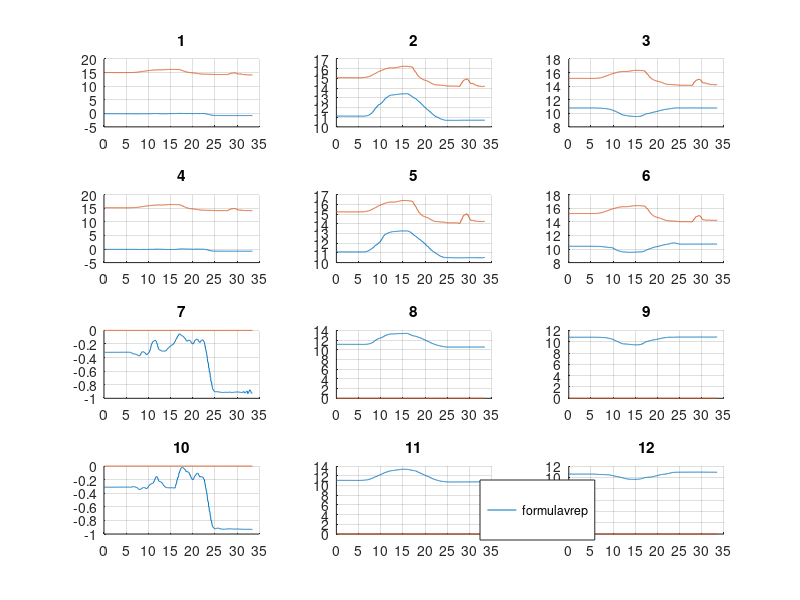
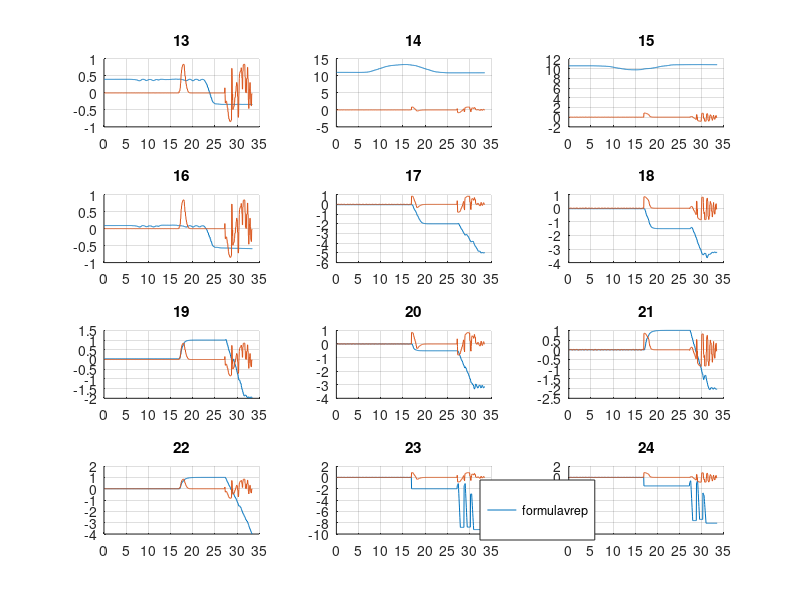
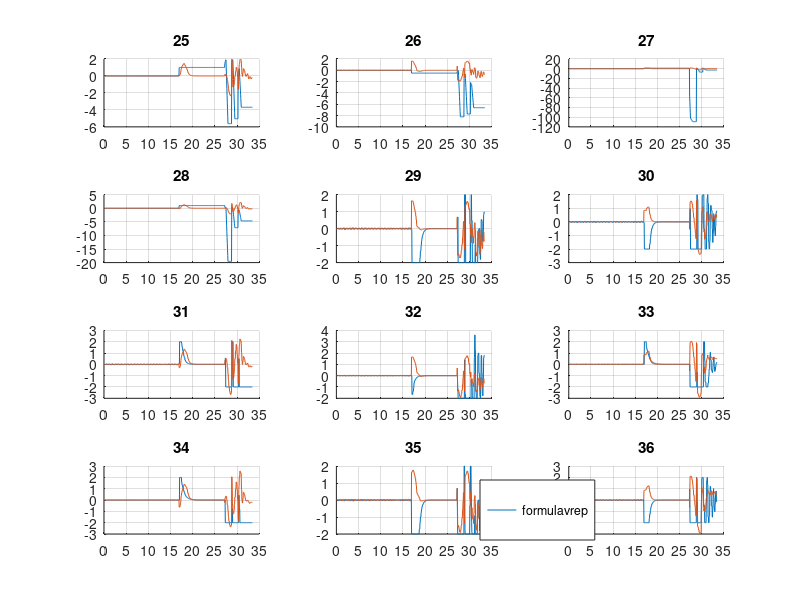
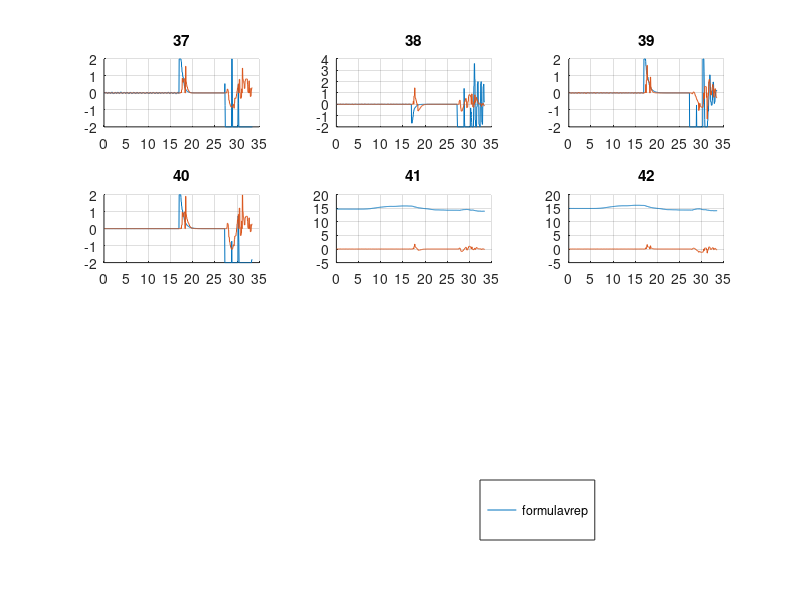

These charts were generated, in order, by the following MATLAB code:
clear all
close all
clc
cd /home/robot/workspaces/ur5_mpc_vrep
low = load('data_low.csv');
s=100;
[m,mm] = size(low);
formula_human = low(s:m,341:382);
vrep_human = low(s:m,383:424);

%% Plot cposes
len = 100;
fig_1 = figure('Name', '1-4')
a=1;
subplot(4,3,a);
grid on;
hold on;
plot(formula_human(:,a));
plot(vrep_human(:,a));
title(int2str(a));
set(gca,'XTick',0:100:100*len);
set(gca,'XTickLabel',0:0.05*100:len*100*0.05);

a=a+1;
subplot(4,3,a);
grid on;
hold on;
plot(formula_human(:,a));
plot(vrep_human(:,a));
title(int2str(a));
set(gca,'XTick',0:100:100*len);
set(gca,'XTickLabel',0:0.05*100:len*100*0.05);
a=a+1;
subplot(4,3,a);
grid on;
hold on;
plot(formula_human(:,a));
plot(vrep_human(:,a));
title(int2str(a));
set(gca,'XTick',0:100:100*len);
set(gca,'XTickLabel',0:0.05*100:len*100*0.05);

% 4
a=a+1;
subplot(4,3,a);
grid on;
hold on;
plot(formula_human(:,a));
plot(vrep_human(:,a));
title(int2str(a));
set(gca,'XTick',0:100:100*len);
set(gca,'XTickLabel',0:0.05*100:len*100*0.05);

a=a+1;
subplot(4,3,a);
grid on;
hold on;
plot(formula_human(:,a));
plot(vrep_human(:,a));
title(int2str(a));
set(gca,'XTick',0:100:100*len);
set(gca,'XTickLabel',0:0.05*100:len*100*0.05);

a=a+1;
subplot(4,3,a);
grid on;
hold on;
plot(formula_human(:,a));
plot(vrep_human(:,a));
title(int2str(a));
set(gca,'XTick',0:100:100*len);
set(gca,'XTickLabel',0:0.05*100:len*100*0.05);

a=a+1;
subplot(4,3,a);
grid on;
hold on;
plot(formula_human(:,a));
plot(vrep_human(:,a));
title(int2str(a));
set(gca,'XTick',0:100:100*len);
set(gca,'XTickLabel',0:0.05*100:len*100*0.05);

a=a+1;
subplot(4,3,a);
grid on;
hold on;
plot(formula_human(:,a));
plot(vrep_human(:,a));
title(int2str(a));
set(gca,'XTick',0:100:100*len);
set(gca,'XTickLabel',0:0.05*100:len*100*0.05);

a=a+1;
subplot(4,3,a);
grid on;
hold on;
plot(formula_human(:,a));
plot(vrep_human(:,a));
title(int2str(a));
set(gca,'XTick',0:100:100*len);
set(gca,'XTickLabel',0:0.05*100:len*100*0.05);

a=a+1;
subplot(4,3,a);
grid on;
hold on;
plot(formula_human(:,a));
plot(vrep_human(:,a));
title(int2str(a));
set(gca,'XTick',0:100:100*len);
set(gca,'XTickLabel',0:0.05*100:len*100*0.05);

a=a+1;
subplot(4,3,a);
grid on;
hold on;
plot(formula_human(:,a));
plot(vrep_human(:,a));
title(int2str(a));
set(gca,'XTick',0:100:100*len);
set(gca,'XTickLabel',0:0.05*100:len*100*0.05);

a=a+1;
subplot(4,3,a);
grid on;
hold on;
l1 = plot(formula_human(:,a));
l2 = plot(vrep_human(:,a));
title(int2str(a));
set(gca,'XTick',0:100:100*len);
set(gca,'XTickLabel',0:0.05*100:len*100*0.05);

hL = legend([l1,l2],["formula", "vrep"]);
newPosition = [0.6 0.1 0.1 0.1];
newUnits = 'normalized';
set(hL,'Position', newPosition,'Units', newUnits);

fig_2 = figure('Name', '5-8');
a=a+1;
sh = a-1;
subplot(4,3,a-sh);
grid on;
hold on;
plot(formula_human(:,a));
plot(vrep_human(:,a));
title(int2str(a));
set(gca,'XTick',0:100:100*len);
set(gca,'XTickLabel',0:0.05*100:len*100*0.05);

a=a+1;
subplot(4,3,a-sh);
grid on;
hold on;
plot(formula_human(:,a));
plot(vrep_human(:,a));
title(int2str(a));
set(gca,'XTick',0:100:100*len);
set(gca,'XTickLabel',0:0.05*100:len*100*0.05);

a=a+1;
subplot(4,3,a-sh);
grid on;
hold on;
plot(formula_human(:,a));
plot(vrep_human(:,a));
title(int2str(a));
set(gca,'XTick',0:100:100*len);
set(gca,'XTickLabel',0:0.05*100:len*100*0.05);

a=a+1;
subplot(4,3,a-sh);
grid on;
hold on;
plot(formula_human(:,a));
plot(vrep_human(:,a));
title(int2str(a));
set(gca,'XTick',0:100:100*len);
set(gca,'XTickLabel',0:0.05*100:len*100*0.05);

a=a+1;
subplot(4,3,a-sh);
grid on;
hold on;
plot(formula_human(:,a));
plot(vrep_human(:,a));
title(int2str(a));
set(gca,'XTick',0:100:100*len);
set(gca,'XTickLabel',0:0.05*100:len*100*0.05);

a=a+1;
subplot(4,3,a-sh);
grid on;
hold on;
plot(formula_human(:,a));
plot(vrep_human(:,a));
title(int2str(a));
set(gca,'XTick',0:100:100*len);
set(gca,'XTickLabel',0:0.05*100:len*100*0.05);

a=a+1;
subplot(4,3,a-sh);
grid on;
hold on;
plot(formula_human(:,a));
plot(vrep_human(:,a));
title(int2str(a));
set(gca,'XTick',0:100:100*len);
set(gca,'XTickLabel',0:0.05*100:len*100*0.05);

a=a+1;
subplot(4,3,a-sh);
grid on;
hold on;
plot(formula_human(:,a));
plot(vrep_human(:,a));
title(int2str(a));
set(gca,'XTick',0:100:100*len);
set(gca,'XTickLabel',0:0.05*100:len*100*0.05);

a=a+1;
subplot(4,3,a-sh);
grid on;
hold on;
plot(formula_human(:,a));
plot(vrep_human(:,a));
title(int2str(a));
set(gca,'XTick',0:100:100*len);
set(gca,'XTickLabel',0:0.05*100:len*100*0.05);

a=a+1;
subplot(4,3,a-sh);
grid on;
hold on;
plot(formula_human(:,a));
plot(vrep_human(:,a));
title(int2str(a));
set(gca,'XTick',0:100:100*len);
set(gca,'XTickLabel',0:0.05*100:len*100*0.05);

a=a+1;
subplot(4,3,a-sh);
grid on;
hold on;
plot(formula_human(:,a));
plot(vrep_human(:,a));
title(int2str(a));
set(gca,'XTick',0:100:100*len);
set(gca,'XTickLabel',0:0.05*100:len*100*0.05);

a=a+1;
subplot(4,3,a-sh);
grid on;
hold on;
l1 = plot(formula_human(:,a));
l2 = plot(vrep_human(:,a));
title(int2str(a));
set(gca,'XTick',0:100:100*len);
set(gca,'XTickLabel',0:0.05*100:len*100*0.05);

hL = legend([l1,l2],["formula", "vrep"]);
newPosition = [0.6 0.1 0.1 0.1];
newUnits = 'normalized';
set(hL,'Position', newPosition,'Units', newUnits);

fig_3 = figure('Name', '25-37');
a=a+1;
sh = a-1;
subplot(4,3,a-sh);
grid on;
hold on;
plot(formula_human(:,a));
plot(vrep_human(:,a));
title(int2str(a));
set(gca,'XTick',0:100:100*len);
set(gca,'XTickLabel',0:0.05*100:len*100*0.05);

a=a+1;
subplot(4,3,a-sh);
grid on;
hold on;
plot(formula_human(:,a));
plot(vrep_human(:,a));
title(int2str(a));
set(gca,'XTick',0:100:100*len);
set(gca,'XTickLabel',0:0.05*100:len*100*0.05);

a=a+1;
subplot(4,3,a-sh);
grid on;
hold on;
plot(formula_human(:,a));
plot(vrep_human(:,a));
title(int2str(a));
set(gca,'XTick',0:100:100*len);
set(gca,'XTickLabel',0:0.05*100:len*100*0.05);

a=a+1;
subplot(4,3,a-sh);
grid on;
hold on;
plot(formula_human(:,a));
plot(vrep_human(:,a));
title(int2str(a));
set(gca,'XTick',0:100:100*len);
set(gca,'XTickLabel',0:0.05*100:len*100*0.05);

a=a+1;
subplot(4,3,a-sh);
grid on;
hold on;
plot(formula_human(:,a));
plot(vrep_human(:,a));
title(int2str(a));
set(gca,'XTick',0:100:100*len);
set(gca,'XTickLabel',0:0.05*100:len*100*0.05);

a=a+1;
subplot(4,3,a-sh);
grid on;
hold on;
plot(formula_human(:,a));
plot(vrep_human(:,a));
title(int2str(a));
set(gca,'XTick',0:100:100*len);
set(gca,'XTickLabel',0:0.05*100:len*100*0.05);

a=a+1;
subplot(4,3,a-sh);
grid on;
hold on;
plot(formula_human(:,a));
plot(vrep_human(:,a));
title(int2str(a));
set(gca,'XTick',0:100:100*len);
set(gca,'XTickLabel',0:0.05*100:len*100*0.05);


a=a+1;
subplot(4,3,a-sh);
grid on;
hold on;
plot(formula_human(:,a));
plot(vrep_human(:,a));
title(int2str(a));
set(gca,'XTick',0:100:100*len);
set(gca,'XTickLabel',0:0.05*100:len*100*0.05);


a=a+1;
subplot(4,3,a-sh);
grid on;
hold on;
plot(formula_human(:,a));
plot(vrep_human(:,a));
title(int2str(a));
set(gca,'XTick',0:100:100*len);
set(gca,'XTickLabel',0:0.05*100:len*100*0.05);


a=a+1;
subplot(4,3,a-sh);
grid on;
hold on;
plot(formula_human(:,a));
plot(vrep_human(:,a));
title(int2str(a));
set(gca,'XTick',0:100:100*len);
set(gca,'XTickLabel',0:0.05*100:len*100*0.05);


a=a+1;
subplot(4,3,a-sh);
grid on;
hold on;
plot(formula_human(:,a));
plot(vrep_human(:,a));
title(int2str(a));
set(gca,'XTick',0:100:100*len);
set(gca,'XTickLabel',0:0.05*100:len*100*0.05);


a=a+1;
subplot(4,3,a-sh);
grid on;
hold on;
l1 = plot(formula_human(:,a));
l2 = plot(vrep_human(:,a));
title(int2str(a));
set(gca,'XTick',0:100:100*len);
set(gca,'XTickLabel',0:0.05*100:len*100*0.05);

hL = legend([l1,l2],["formula", "vrep"]);
newPosition = [0.6 0.1 0.1 0.1];
newUnits = 'normalized';
set(hL,'Position', newPosition,'Units', newUnits);

fig_4 = figure('Name', '38-40');
a=a+1;
sh = a-1;
subplot(4,3,a-sh);
grid on;
hold on;
plot(formula_human(:,a));
plot(vrep_human(:,a));
title(int2str(a));
set(gca,'XTick',0:100:100*len);
set(gca,'XTickLabel',0:0.05*100:len*100*0.05);

a=a+1;
subplot(4,3,a-sh);
grid on;
hold on;
plot(formula_human(:,a));
plot(vrep_human(:,a));
title(int2str(a));
set(gca,'XTick',0:100:100*len);
set(gca,'XTickLabel',0:0.05*100:len*100*0.05);

a=a+1
subplot(4,3,a-sh);
grid on;
hold on;
plot(formula_human(:,a));
plot(vrep_human(:,a));
title(int2str(a));
set(gca,'XTick',0:100:100*len);
set(gca,'XTickLabel',0:0.05*100:len*100*0.05);

a=a+1;
subplot(4,3,a-sh);
grid on;
hold on;
plot(formula_human(:,a));
plot(vrep_human(:,a));
title(int2str(a));
set(gca,'XTick',0:100:100*len);
set(gca,'XTickLabel',0:0.05*100:len*100*0.05);

a=a+1;
subplot(4,3,a-sh);
grid on;
hold on;
plot(formula_human(:,a));
plot(vrep_human(:,a));
title(int2str(a));
set(gca,'XTick',0:100:100*len);
set(gca,'XTickLabel',0:0.05*100:len*100*0.05);

a=a+1;
subplot(4,3,a-sh);
grid on;
hold on;
l1=plot(formula_human(:,a));
l2=plot(vrep_human(:,a));
title(int2str(a));
set(gca,'XTick',0:100:100*len);
set(gca,'XTickLabel',0:0.05*100:len*100*0.05);

hL = legend([l1,l2],["formula", "vrep"]);
newPosition = [0.6 0.1 0.1 0.1];
newUnits = 'normalized';
set(hL,'Position', newPosition,'Units', newUnits);

